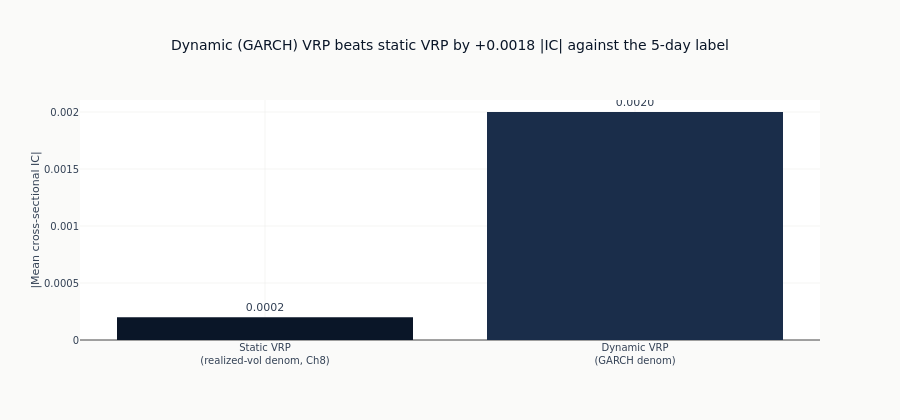

Source (notebook cell):
### Markdown cell above
The key test for this notebook: does the GARCH conditional-vol denominator
improve the variance-risk-premium signal over the backward-looking realized-vol
denominator from Ch8? The chart compares the two VRP variants' |IC| head to head.

### Code cell
if temporal_ic_results and (static_ic_mean or dynamic_ic_mean):
    _improve = abs(dynamic_ic_mean) - abs(static_ic_mean)
    _verb = "beats" if _improve > 0 else "trails"
    fig = go.Figure()
    fig.add_bar(
        x=["Static VRP<br>(realized-vol denom, Ch8)", "Dynamic VRP<br>(GARCH denom)"],
        y=[abs(static_ic_mean), abs(dynamic_ic_mean)],
        marker_color=[ml4t_palette(2)[0], ml4t_palette(2)[1]],
        text=[f"{abs(static_ic_mean):.4f}", f"{abs(dynamic_ic_mean):.4f}"],
        textposition="outside",
    )
    fig.update_layout(
        title=(
            f"Dynamic (GARCH) VRP {_verb} static VRP by {_improve:+.4f} |IC| "
            f"against the 5-day label"
        ),
        yaxis_title="|Mean cross-sectional IC|",
        xaxis_title=None,
        height=420,
    )
    fig.show()

### Figure 1 — Plotly figure (JSON) as saved in the notebook; plotly's stock layout.template omitted (floating-point values rounded to 4 significant figures)
{"data": [{"marker": {"color": ["#0a1628", "#1a2d4a"]}, "text": ["0.0002", "0.0020"], "textposition": "outside", "type": "bar", "x": ["Static VRP<br>(realized-vol denom, Ch8)", "Dynamic VRP<br>(GARCH denom)"], "y": [0.0002, 0.002]}], "layout": {"height": 420, "title": {"text": "Dynamic (GARCH) VRP beats static VRP by +0.0018 |IC| against the 5-day label"}, "xaxis": {"title": {}}, "yaxis": {"title": {"text": "|Mean cross-sectional IC|"}}}}
